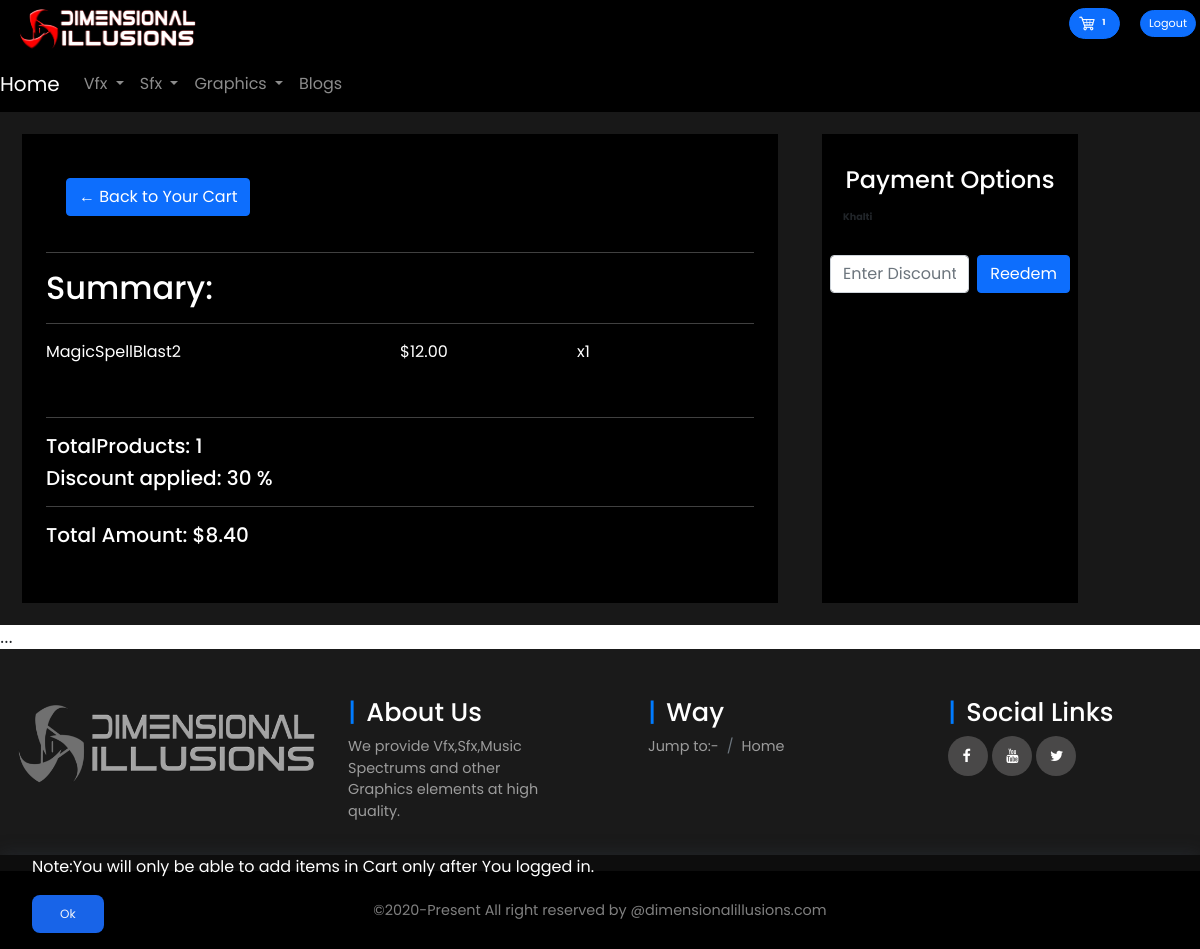
The page /Checkout/ (signed in) on the database as committed earlier.
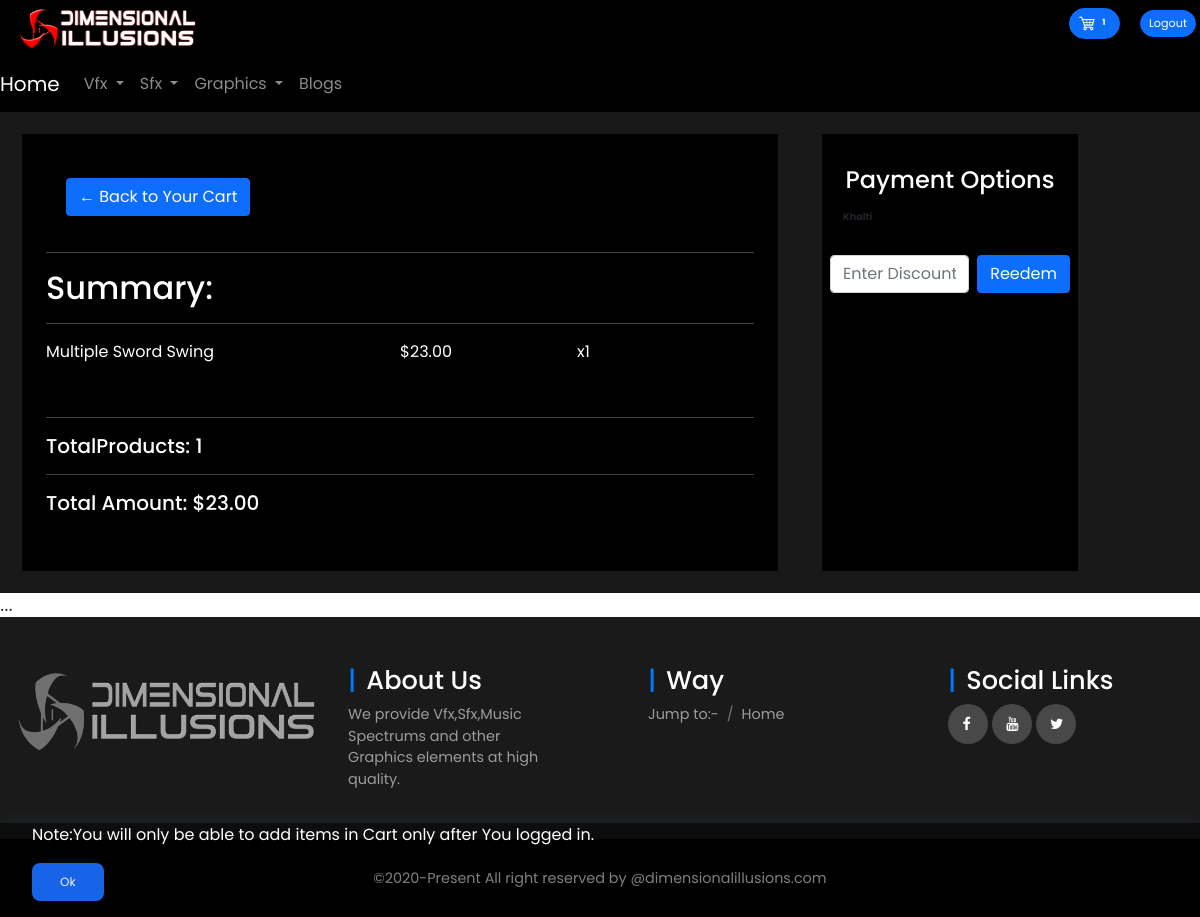
The same page on the database as committed later.
### Ehub/models.py (models this page shows, shortened)
class Order(models.Model):
    profile = models.ForeignKey(Profile, on_delete=models.CASCADE, null=True)
    date_ordered = models.DateTimeField(auto_now_add=True, null=True)
    complete = models.BooleanField(default=False, null=True, blank=False)
    transaction_id = models.CharField(max_length=200, null=True)
    discountcoupon = models.ForeignKey(
        DiscountCoupon, on_delete=models.SET_NULL, null=True, blank=True)
    @property
    def get_vfxproduct_total(self):
        orderpaidvfxproduct = self.orderpaidvfxproduct_set.all()
        total = sum([item.get_total for item in orderpaidvfxproduct])
        return total
    @property
    def get_vfxproduct_items(self):
        orderpaidvfxproduct = self.orderpaidvfxproduct_set.all()
        total = sum([item.quantity for item in orderpaidvfxproduct])
        return total
    @property
    def get_sfxproduct_total(self):
        orderpaidsfxproduct = self.orderpaidsfxproduct_set.all()
        total = sum([item.get_total for item in orderpaidsfxproduct])
        return total
    @property
    def get_sfxproduct_items(self):
        orderpaidsfxproduct = self.orderpaidsfxproduct_set.all()
        total = sum([item.quantity for item in orderpaidsfxproduct])
        return total
    @property
    def get_graphicsproduct_total(self):
        ordergraphicsproduct = self.orderpaidgraphicsproduct_set.all()
        total = sum([item.get_total for item in ordergraphicsproduct])
        return total
    @property
    def get_graphicsproduct_items(self):
        ordergraphicsproduct = self.orderpaidgraphicsproduct_set.all()
        total = sum([item.quantity for item in ordergraphicsproduct])
        return total
    @property
    def grand_totalamount(self):
        if self.discountcoupon:
            stotal = float(self.get_sfxproduct_total) + \
                float(self.get_vfxproduct_total) + \
                float(self.get_graphicsproduct_total)
            total = stotal-self.discountcoupon.discount/100*stotal
        else:
            total = float(self.get_sfxproduct_total) + \
                float(self.get_vfxproduct_total) + \
                float(self.get_graphicsproduct_total)
        return total
    @property
    def grand_totalquantity(self):
        total = self.get_sfxproduct_items + \
            self.get_vfxproduct_items+self.get_graphicsproduct_items
        return total

class DiscountCoupon(models.Model):
    discountcode = models.CharField(
        null=True, help_text='For example:- sam3432', max_length=100)
    discount = models.PositiveIntegerField(null=True, verbose_name="Discount in %", help_text='You can set discount from 1 to 90 %. Set the disount wisely.Note,DI do not accept decimal value.', validators=[MinValueValidator(1), MaxValueValidator(90)]
                                           )
    made_on = models.DateTimeField(auto_now_add=True, null=True)

### Msfx/models.py (models this page shows, shortened)
class OrderPaidSfxProduct(models.Model):  #make more orderitem
	profile = models.ForeignKey(Profile, on_delete=models.CASCADE, blank=True, null=True)
	product = models.ForeignKey(PaidSfxProduct, on_delete=models.SET_NULL, blank=True, null=True)  #it's gonna give you what you actually define in  def__str___.....return self.name
	order = models.ForeignKey(Order, on_delete=models.CASCADE, blank=True, null=True)
	addtoDpage = models.ForeignKey(PurchasedProduct, on_delete=models.CASCADE, blank=True, null=True)
	quantity = models.IntegerField(default=0, null=True, blank=True)
	complete = models.BooleanField(default=False, null=True, blank=False)  #default is false which means unchecked box
	date_ordered = models.DateTimeField(auto_now_add=True,null=True)
	published_by=models.CharField(null=True,max_length=20)
	@property
	def get_total(self):
		return self.product.get_final_total * self.quantity

class PaidSfxProduct(models.Model):
	name=models.CharField(null=True
						,verbose_name='Product name'
					   ,max_length=100)
	publisher= models.ForeignKey(Profile,on_delete=models.CASCADE,null=True)
	category=models.ForeignKey(SfxCategory,on_delete=models.SET_NULL
							   ,verbose_name='Sfx Category'
							   ,null=True)
	price = models.DecimalField(max_digits=5 #2 digits for 2 decimal places
                             	,help_text="You can set up price up to $999.99.This is the max price."
								,validators=[MinValueValidator(Decimal('0')),MaxValueValidator(Decimal('999.99'))]
								,decimal_places=2)
	setdiscount=models.ForeignKey(SetDiscount,on_delete=SET_NULL,null=True,blank=True)
	watermarkproduct = models.URLField(null=True)
	watermarkfreeproduct = models.URLField(null=True)
	date_published=models.DateTimeField(auto_now_add=True,null=True)
	@property
	def get_final_total(self):
		price = float(self.price)
		if not self.setdiscount:
				return self.price
		discount=float(self.setdiscount.discount/100)
		return  price-discount*price

### Ehub/views.py (the view)
# urls.py: path('Checkout/', views.Checkout, name="Checkout"),
def Checkout(request):
    if request.user.is_authenticated:
        getprofile = request.user.profile
        order, created = Order.objects.get_or_create(
            profile=getprofile, complete=False)
        rendervfxpaidproducts = order.orderpaidvfxproduct_set.all()
        rendersfxpaidproducts = order.orderpaidsfxproduct_set.all()
        rendergraphicspaidproducts = order.orderpaidgraphicsproduct_set.all()
    else:
        rendersfxpaidproducts = {}
        rendergraphicspaidproducts = {}
        rendervfxpaidproducts = {}
        order = {}
    context = {
        'rendervfxpaidproducts': rendervfxpaidproducts,
        'rendersfxpaidproducts': rendersfxpaidproducts,
        'rendergraphicspaidproducts': rendergraphicspaidproducts,
        'order': order,
    }
    return render(request, 'E-HUB/checkout.html', context)

### templates/E-HUB/checkout.html (shortened to what this page needs)
{% extends 'frontend_base.html' %}
{% load static %}
{% block body%}
<div class="row g-0" style="background-color:#181818 ;">
	<div class="col-lg-8" style="background-color: black; border: 22px solid #181818;">
		<div class="box-element p-4" style="color: white;">
			<a class="btn btn-primary" style="margin: 20px;" href="{% url 'Ehub:YourCart' %}">&#x2190; Back to Your Cart</a>
			<hr>
			<h2>Summary:</h2>
			<hr style="background-color: white;">
			{% for item in rendersfxpaidproducts %}
			<div class="cart-row"
				style="display:flex; align-items:flex-stretch; margin-bottom:10px; padding-bottom:20px ;border-bottom: 1px solid black ;">
				<div style="flex:2">
					<p>{{item.product.name}}</p>
				</div>
				<div style="flex:1">
					<p>${{item.product.get_final_total|floatformat:2}}</p>
				</div>
				<div style="flex:1">
					<p>x{{item.quantity}}</p>
				</div>
			</div>
			{% endfor %}
			<hr>
			<h5 style="color: white;">TotalProducts: {{order.grand_totalquantity}}</h5>
			{% if order.discountcoupon %}
			<h5>Discount applied: {{order.discountcoupon.discount}} %</h5>
			{% endif %}
			<hr>
			<h5>Total Amount: ${{order.grand_totalamount|floatformat:2}}</h5>
			<br>
		</div>
	</div>
	<br>
	<br>
	<div class="col-lg-3 p-2" style="background-color: black; border: 22px solid #181818;">
		<br>
		<div class="box-element " id="payment-info">
			<h4 class="text-center" style="color: white; font-family: poppins;">Payment Options</h4>
			<div class="khalti-container">
				<button class="btn khalti-btn" id="payment-button"><strong>Khalti</strong></button>
			</div>
			<br>
			<form class="d-flex" action="{% url 'Ehub:AddCoupon' %}" method="POST">
				<input class="form-control me-2" type="text" name="discountcode"  placeholder="Enter DiscountCode">
				<input type="submit" class= "btn btn-primary" value="Reedem">
			</form>
		</div>
		<br>
		<br>
	</div>
	<br>
	<br>
</div>
...
{% endblock body %}

### templates/frontend_base.html (shortened to what the changed rows need)
<!DOCTYPE html>
{% load static %}
<html>
<head>
  <link rel="stylesheet" href="{% static 'css/FrontendCheatsheet.css' %}">
  <link rel="stylesheet" href="{% static 'css/Frontend_Style.css' %}">
  <link rel="stylesheet" href="{% static 'css/FrontendColorProperties.css' %}">
  <link rel="stylesheet" href="https://pro.fontawesome.com/releases/v5.10.0/css/all.css"
 />
  <link rel="stylesheet" href="https://stackpath.bootstrapcdn.com/font-awesome/4.7.0/css/font-awesome.min.css">
</head>
<body>
  <header>
    <div class="banner" style="background-color: black; border: 4px solid black;">
      <div class="row g-0">
        <div class="col-7 col-md-6 pt-1">
          <div class="d-flex flex-row-reverse">
            <div class="" role="group" aria-label="Basic example">
              <button type="button" style="margin-right:1rem; border-radius: 1rem; " class="btn btn-primary btn-sm">
                <a href="{% url 'Ehub:YourCart' %}">
                  <img style="width:1.2rem; height: 1.3rem;" src="{% static 'images/carticon.png' %}"><span
                    class="badge " style="color: white;">{{order.grand_totalquantity}}</span>
                </a>
              </button>
            </div>
          </div>
        </div>
      </div>
    </div>
    {% block head %}
  </header>
  {% endblock %}
  {% block body %}{% endblock %}
  <footer>
    <div class="footer-elements">
      <div class="row g-0">
        <div class="col-md-3 col-sm-6 col-xm-12 segment-two p-5">
          <h2>About Us</h2>
        </div>
        <div class="col-md-3 col-sm-6 col-xm-12 segment-three p-5">
          <h2>Way</h2>
        </div>
        <div class="col-md-3 col-sm-6 col-xm-12 segment-four p-5">
          <h2>Social Links</h2>
        </div>
      </div>
    </div>
  </footer>
</body>
</html>

Rows that differ between the two databases and show on the page:
removed Order: grand_totalquantity "1", discountcoupon.discount "30", grand_totalamount "8.40"
added Order: grand_totalquantity "1", grand_totalamount "23.00"
changed OrderPaidSfxProduct: product.name "MagicSpellBlast2" → "Multiple Sword Swing"; product.get_final_total "12.00" → "23.00"
Other text that changed with them:
text no longer shown: "Discount applied: %"
